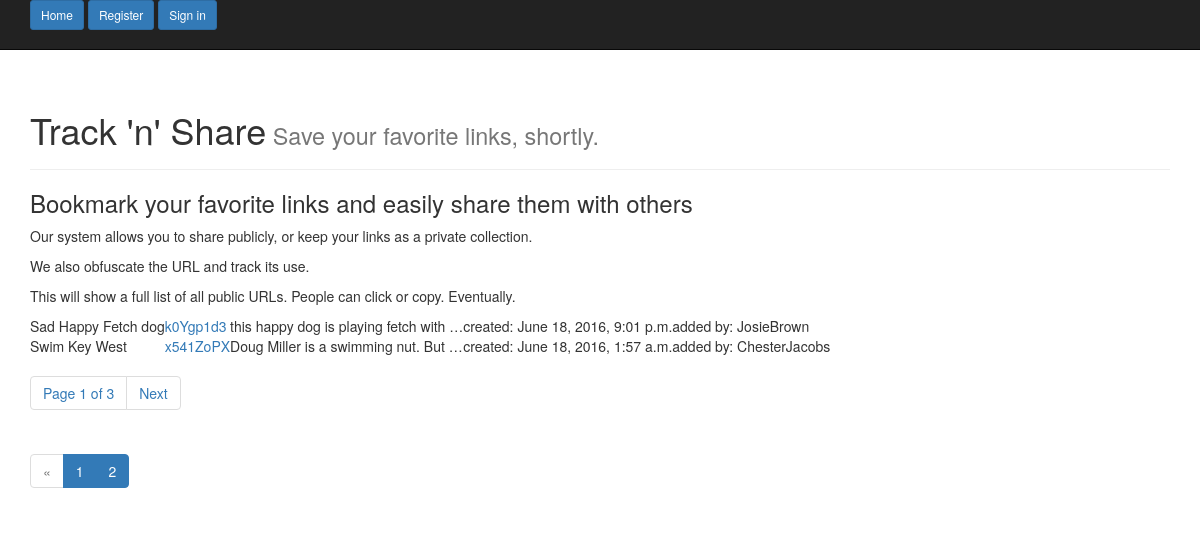
Before: / with the older database file.
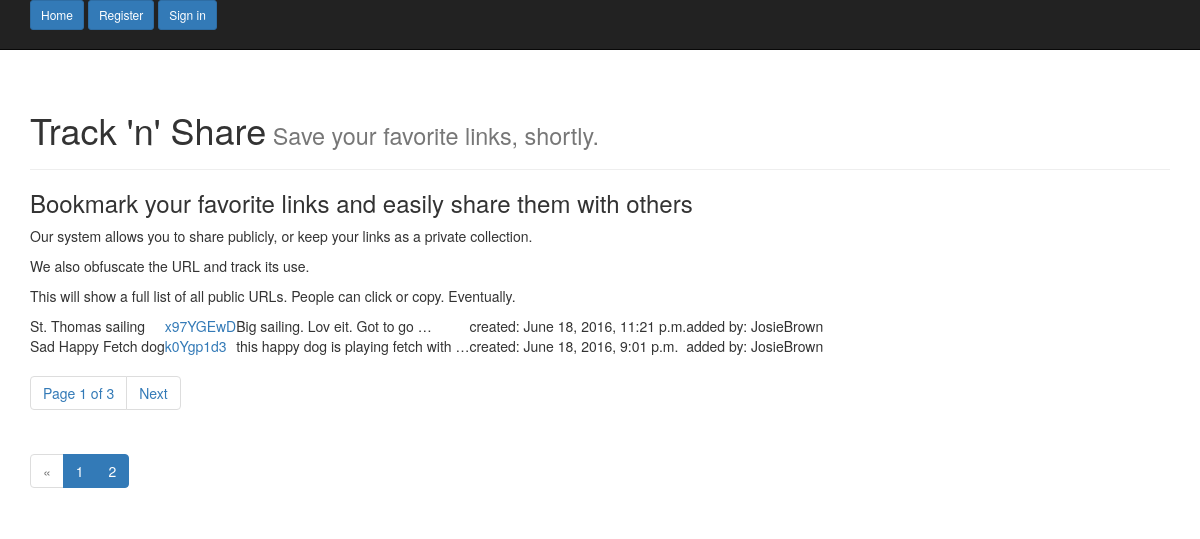
After: the same page with the newer database file.
### shortener_app/models.py (models this page shows, shortened)
class Bookmark(models.Model):
    url = models.URLField()
    title = models.CharField(max_length=60)
    description = models.TextField(blank=True)  # makes this optional
    created = models.DateTimeField(auto_now_add=True)
    url_user = models.ForeignKey(User)
    short_code = models.CharField(max_length=25)
    private = models.BooleanField()
    count = models.IntegerField(default=0)
    class Meta:
        ordering = ['-created']

### shortener_app/views.py (the view)
# urls.py: url(r'^$', views.IndexView.as_view(), name='index_view'),  # shows public links for everyone
class IndexView(TemplateView):
    model = Bookmark
    template_name = 'index_view.html'
    paginate_by = 2
    def get_context_data(self, **kwargs):
        context = super(IndexView, self).get_context_data(**kwargs)
        public_list = Bookmark.objects.filter(private__exact=False)
        paginator = Paginator(public_list, self.paginate_by)
        page = self.request.GET.get('page')
        try:
            bookmarks = paginator.page(page)
        except PageNotAnInteger:
            bookmarks = paginator.page(1)
        except EmptyPage:
            bookmarks = paginator.page(paginator.num_pages)
        context['public_bookmarks'] = bookmarks
        return context

### templates/index_view.html (shortened to what this page needs)
{% extends 'base.html' %}
{% block content %}
    <div class="page-header">
        <h1>Track 'n' Share<small>  Save your favorite links, shortly.</small></h1>
    </div>
    <h3>Bookmark your favorite links and easily share them with others</h3>
        <p>Our system allows you to share publicly, or keep your links as a private collection.</p>
        <p>We also obfuscate the URL and track its use. </p>
        <p>This will show a full list of all public URLs. People can click or copy. Eventually.</p>
    <table id="public">
        {% for bookmark in public_bookmarks %}
            <tr>
                <td>{{ bookmark.title }}</td>
                <td><a href="{% url 'redirect_view' bookmark.short_code %}">{{ bookmark.short_code }} </a></td>
                <td>{{ bookmark.description|truncatewords:7 }}</td>
                <td>created: {{ bookmark.created }}</td>
                <td>added by: {{ bookmark.url_user }}</td>
            </tr>
        {% endfor %}
    </table>
    <ul class="pagination">
        <li class="">
            <span>Page {{ public_bookmarks.number }} of {{ public_bookmarks.paginator.num_pages }}</span>
        </li>
    {% if public_bookmarks.has_next %}
        <li>
            <span><a href="?page={{ public_bookmarks.next_page_number }}">Next</a></span>
        </li>
    {% endif %}
    </ul>
{% endblock %}
{% block pagination %}
<nav>
  <ul class="pagination">
    <li class="disabled">
        <span aria-hidden="true">&laquo</span>
    </li>
       <li class="active">
      <span>1 <span class="sr-only">(current)</span></span>
    </li>
       <li class="active">
      <span>2 <span class="sr-only">(current)</span></span>
    </li>
  </ul>
</nav>
{% endblock %}

### templates/base.html (shortened to what this page needs)
{% load staticfiles %}
<!DOCTYPE html>
<html lang="en">
<head>
    <link rel="stylesheet" href="{% static 'shortener_app/css/bootstrap.css' %}">
    <link rel="stylesheet" href="{% static 'shortener_app/css/main.css' %}">
</head>
<body>
    <nav class="navbar navbar-inverse navbar-static-top">
        <div class="container">
            {% if request.user.is_authenticated %}
                <a class="btn btn-primary btn-sm" href="{% url 'index_view' %}">All public links</a>
                <a class="btn btn-primary btn-sm" href="{% url 'account_view' %}">View {{ request.user }}'s links</a>
                <a class="btn btn-primary btn-sm" href="{% url 'bookmark_view' %}">Create new bookmark</a>
                <a class="btn btn-primary btn-sm" href="{% url 'logout_view' %}?next={% url 'login_view' %}">Logout</a>
                <p class="navbar-text navbar-right">Signed in as <a href="{% url 'account_view' %}"
                                                                    class="navbar-link">{{ request.user }}</a></p>
            {% else %}
                <a class="btn btn-primary btn-sm" href="{% url 'index_view' %}">Home</a>
                <a class="btn btn-primary btn-sm" href="{% url 'register_view' %}">Register</a>
                <a class="btn btn-primary btn-sm" href="{% url 'login_view' %}">Sign in</a>
            {% endif %}
        </div>
    </nav>
    <div class="container">
        {% block content %}
        {% endblock %}
    </div>
    <div class="container">
        {% block pagination %}
        {% endblock %}
    </div>
</body>
</html>

Changed rows visible on the page:
no longer on this page (row unchanged): Bookmark: title "Swim Key West", short_code "x541ZoPX", description "Doug Miller is a swimming nut. But …", created "June 18, 2016, 1:57 a.m.", url_user "ChesterJacobs"
added Bookmark: title "St. Thomas sailing", short_code "x97YGEwD", description "Big sailing. Lov eit. Got to go …", created "June 18, 2016, 11:21 p.m.", url_user "JosieBrown"
